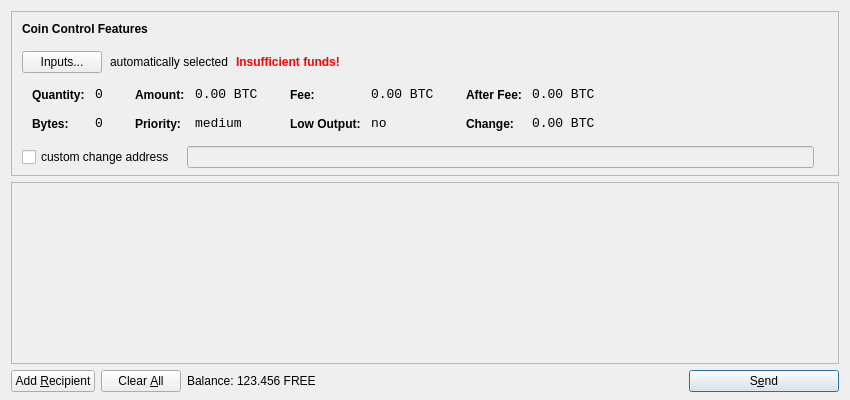
<?xml version="1.0" encoding="UTF-8"?>
<ui version="4.0">
 <class>SendCoinsDialog</class>
 <widget class="QDialog" name="SendCoinsDialog">
  <property name="geometry">
   <rect>
    <x>0</x>
    <y>0</y>
    <width>850</width>
    <height>400</height>
   </rect>
  </property>
  <property name="windowTitle">
   <string>Send Coins</string>
  </property>
  <layout class="QVBoxLayout" name="verticalLayout" stretch="0,1,0">
   <property name="bottomMargin">
    <number>8</number>
   </property>
   <item>
    <widget class="QFrame" name="frameCoinControl">
     <property name="sizePolicy">
      <sizepolicy hsizetype="Expanding" vsizetype="Expanding">
       <horstretch>0</horstretch>
       <verstretch>0</verstretch>
      </sizepolicy>
     </property>
     <property name="maximumSize">
      <size>
       <width>16777215</width>
       <height>16777215</height>
      </size>
     </property>
     <property name="frameShape">
      <enum>QFrame::StyledPanel</enum>
     </property>
     <property name="frameShadow">
      <enum>QFrame::Sunken</enum>
     </property>
     <layout class="QVBoxLayout" name="verticalLayoutCoinControl2">
      <property name="spacing">
       <number>-1</number>
      </property>
      <property name="leftMargin">
       <number>0</number>
      </property>
      <property name="topMargin">
       <number>0</number>
      </property>
      <property name="rightMargin">
       <number>0</number>
      </property>
      <property name="bottomMargin">
       <number>6</number>
      </property>
      <item>
       <layout class="QVBoxLayout" name="verticalLayoutCoinControl" stretch="0,0,0,0,1">
        <property name="spacing">
         <number>0</number>
        </property>
        <property name="leftMargin">
         <number>10</number>
        </property>
        <property name="topMargin">
         <number>10</number>
        </property>
        <item>
         <layout class="QHBoxLayout" name="horizontalLayoutCoinControl1">
          <property name="bottomMargin">
           <number>15</number>
          </property>
          <item>
           <widget class="QLabel" name="labelCoinControlFeatures">
            <property name="sizePolicy">
             <sizepolicy hsizetype="Preferred" vsizetype="Maximum">
              <horstretch>0</horstretch>
              <verstretch>0</verstretch>
             </sizepolicy>
            </property>
            <property name="font">
             <font>
              <weight>75</weight>
              <bold>true</bold>
             </font>
            </property>
            <property name="styleSheet">
             <string notr="true">font-weight:bold;</string>
            </property>
            <property name="text">
             <string>Coin Control Features</string>
            </property>
           </widget>
          </item>
         </layout>
        </item>
        <item>
         <layout class="QHBoxLayout" name="horizontalLayoutCoinControl2" stretch="0,0,0,0">
          <property name="spacing">
           <number>8</number>
          </property>
          <property name="bottomMargin">
           <number>10</number>
          </property>
          <item>
           <widget class="QPushButton" name="pushButtonCoinControl">
            <property name="styleSheet">
             <string notr="true"/>
            </property>
            <property name="text">
             <string>Inputs...</string>
            </property>
           </widget>
          </item>
          <item>
           <widget class="QLabel" name="labelCoinControlAutomaticallySelected">
            <property name="text">
             <string>automatically selected</string>
            </property>
            <property name="margin">
             <number>5</number>
            </property>
           </widget>
          </item>
          <item>
           <widget class="QLabel" name="labelCoinControlInsuffFunds">
            <property name="font">
             <font>
              <weight>75</weight>
              <bold>true</bold>
             </font>
            </property>
            <property name="styleSheet">
             <string notr="true">color:red;font-weight:bold;</string>
            </property>
            <property name="text">
             <string>Insufficient funds!</string>
            </property>
            <property name="margin">
             <number>5</number>
            </property>
           </widget>
          </item>
          <item>
           <spacer name="horizontalSpacerCoinControl">
            <property name="orientation">
             <enum>Qt::Horizontal</enum>
            </property>
            <property name="sizeHint" stdset="0">
             <size>
              <width>40</width>
              <height>1</height>
             </size>
            </property>
           </spacer>
          </item>
         </layout>
        </item>
        <item>
         <widget class="QWidget" name="widgetCoinControl" native="true">
          <property name="sizePolicy">
           <sizepolicy hsizetype="Preferred" vsizetype="Preferred">
            <horstretch>0</horstretch>
            <verstretch>0</verstretch>
           </sizepolicy>
          </property>
          <property name="minimumSize">
           <size>
            <width>0</width>
            <height>0</height>
           </size>
          </property>
          <property name="styleSheet">
           <string notr="true"/>
          </property>
          <layout class="QHBoxLayout" name="horizontalLayoutCoinControl5">
           <property name="margin">
            <number>0</number>
           </property>
           <item>
            <layout class="QHBoxLayout" name="horizontalLayoutCoinControl3" stretch="0,0,0,1">
             <property name="spacing">
              <number>20</number>
             </property>
             <property name="topMargin">
              <number>0</number>
             </property>
             <property name="bottomMargin">
              <number>10</number>
             </property>
             <item>
              <layout class="QFormLayout" name="formLayoutCoinControl1">
               <property name="horizontalSpacing">
                <number>10</number>
               </property>
               <property name="verticalSpacing">
                <number>14</number>
               </property>
               <property name="leftMargin">
                <number>10</number>
               </property>
               <property name="topMargin">
                <number>4</number>
               </property>
               <property name="rightMargin">
                <number>6</number>
               </property>
               <item row="0" column="0">
                <widget class="QLabel" name="labelCoinControlQuantityText">
                 <property name="styleSheet">
                  <string notr="true">font-weight:bold;</string>
                 </property>
                 <property name="text">
                  <string>Quantity:</string>
                 </property>
                 <property name="margin">
                  <number>0</number>
                 </property>
                </widget>
               </item>
               <item row="0" column="1">
                <widget class="QLabel" name="labelCoinControlQuantity">
                 <property name="font">
                  <font>
                   <family>Monospace</family>
                   <pointsize>10</pointsize>
                  </font>
                 </property>
                 <property name="cursor">
                  <cursorShape>IBeamCursor</cursorShape>
                 </property>
                 <property name="contextMenuPolicy">
                  <enum>Qt::ActionsContextMenu</enum>
                 </property>
                 <property name="text">
                  <string notr="true">0</string>
                 </property>
                 <property name="margin">
                  <number>0</number>
                 </property>
                 <property name="textInteractionFlags">
                  <set>Qt::LinksAccessibleByMouse|Qt::TextSelectableByKeyboard|Qt::TextSelectableByMouse</set>
                 </property>
                </widget>
               </item>
               <item row="1" column="0">
                <widget class="QLabel" name="labelCoinControlBytesText">
                 <property name="styleSheet">
                  <string notr="true">font-weight:bold;</string>
                 </property>
                 <property name="text">
                  <string>Bytes:</string>
                 </property>
                </widget>
               </item>
               <item row="1" column="1">
                <widget class="QLabel" name="labelCoinControlBytes">
                 <property name="font">
                  <font>
                   <family>Monospace</family>
                   <pointsize>10</pointsize>
                  </font>
                 </property>
                 <property name="cursor">
                  <cursorShape>IBeamCursor</cursorShape>
                 </property>
                 <property name="contextMenuPolicy">
                  <enum>Qt::ActionsContextMenu</enum>
                 </property>
                 <property name="text">
                  <string notr="true">0</string>
                 </property>
                 <property name="textInteractionFlags">
                  <set>Qt::LinksAccessibleByMouse|Qt::TextSelectableByKeyboard|Qt::TextSelectableByMouse</set>
                 </property>
                </widget>
               </item>
              </layout>
             </item>
             <item>
              <layout class="QFormLayout" name="formLayoutCoinControl2">
               <property name="horizontalSpacing">
                <number>10</number>
               </property>
               <property name="verticalSpacing">
                <number>14</number>
               </property>
               <property name="leftMargin">
                <number>6</number>
               </property>
               <property name="topMargin">
                <number>4</number>
               </property>
               <property name="rightMargin">
                <number>6</number>
               </property>
               <item row="0" column="0">
                <widget class="QLabel" name="labelCoinControlAmountText">
                 <property name="styleSheet">
                  <string notr="true">font-weight:bold;</string>
                 </property>
                 <property name="text">
                  <string>Amount:</string>
                 </property>
                 <property name="margin">
                  <number>0</number>
                 </property>
                </widget>
               </item>
               <item row="0" column="1">
                <widget class="QLabel" name="labelCoinControlAmount">
                 <property name="font">
                  <font>
                   <family>Monospace</family>
                   <pointsize>10</pointsize>
                  </font>
                 </property>
                 <property name="cursor">
                  <cursorShape>IBeamCursor</cursorShape>
                 </property>
                 <property name="contextMenuPolicy">
                  <enum>Qt::ActionsContextMenu</enum>
                 </property>
                 <property name="text">
                  <string notr="true">0.00 BTC</string>
                 </property>
                 <property name="textInteractionFlags">
                  <set>Qt::LinksAccessibleByMouse|Qt::TextSelectableByKeyboard|Qt::TextSelectableByMouse</set>
                 </property>
                </widget>
               </item>
               <item row="1" column="0">
                <widget class="QLabel" name="labelCoinControlPriorityText">
                 <property name="styleSheet">
                  <string notr="true">font-weight:bold;</string>
                 </property>
                 <property name="text">
                  <string>Priority:</string>
                 </property>
                </widget>
               </item>
               <item row="1" column="1">
                <widget class="QLabel" name="labelCoinControlPriority">
                 <property name="font">
                  <font>
                   <family>Monospace</family>
                   <pointsize>10</pointsize>
                  </font>
                 </property>
                 <property name="cursor">
                  <cursorShape>IBeamCursor</cursorShape>
                 </property>
                 <property name="contextMenuPolicy">
                  <enum>Qt::ActionsContextMenu</enum>
                 </property>
                 <property name="text">
                  <string>medium</string>
                 </property>
                 <property name="textInteractionFlags">
                  <set>Qt::LinksAccessibleByMouse|Qt::TextSelectableByKeyboard|Qt::TextSelectableByMouse</set>
                 </property>
                </widget>
               </item>
              </layout>
             </item>
             <item>
              <layout class="QFormLayout" name="formLayoutCoinControl3">
               <property name="horizontalSpacing">
                <number>10</number>
               </property>
               <property name="verticalSpacing">
                <number>14</number>
               </property>
               <property name="leftMargin">
                <number>6</number>
               </property>
               <property name="topMargin">
                <number>4</number>
               </property>
               <property name="rightMargin">
                <number>6</number>
               </property>
               <item row="0" column="0">
                <widget class="QLabel" name="labelCoinControlFeeText">
                 <property name="styleSheet">
                  <string notr="true">font-weight:bold;</string>
                 </property>
                 <property name="text">
                  <string>Fee:</string>
                 </property>
                 <property name="margin">
                  <number>0</number>
                 </property>
                </widget>
               </item>
               <item row="0" column="1">
                <widget class="QLabel" name="labelCoinControlFee">
                 <property name="font">
                  <font>
                   <family>Monospace</family>
                   <pointsize>10</pointsize>
                  </font>
                 </property>
                 <property name="cursor">
                  <cursorShape>IBeamCursor</cursorShape>
                 </property>
                 <property name="contextMenuPolicy">
                  <enum>Qt::ActionsContextMenu</enum>
                 </property>
                 <property name="text">
                  <string notr="true">0.00 BTC</string>
                 </property>
                 <property name="textInteractionFlags">
                  <set>Qt::LinksAccessibleByMouse|Qt::TextSelectableByKeyboard|Qt::TextSelectableByMouse</set>
                 </property>
                </widget>
               </item>
               <item row="1" column="0">
                <widget class="QLabel" name="labelCoinControlLowOutputText">
                 <property name="styleSheet">
                  <string notr="true">font-weight:bold;</string>
                 </property>
                 <property name="text">
                  <string>Low Output:</string>
                 </property>
                </widget>
               </item>
               <item row="1" column="1">
                <widget class="QLabel" name="labelCoinControlLowOutput">
                 <property name="font">
                  <font>
                   <family>Monospace</family>
                   <pointsize>10</pointsize>
                  </font>
                 </property>
                 <property name="cursor">
                  <cursorShape>IBeamCursor</cursorShape>
                 </property>
                 <property name="contextMenuPolicy">
                  <enum>Qt::ActionsContextMenu</enum>
                 </property>
                 <property name="text">
                  <string>no</string>
                 </property>
                 <property name="textInteractionFlags">
                  <set>Qt::LinksAccessibleByMouse|Qt::TextSelectableByKeyboard|Qt::TextSelectableByMouse</set>
                 </property>
                </widget>
               </item>
              </layout>
             </item>
             <item>
              <layout class="QFormLayout" name="formLayoutCoinControl4">
               <property name="horizontalSpacing">
                <number>10</number>
               </property>
               <property name="verticalSpacing">
                <number>14</number>
               </property>
               <property name="leftMargin">
                <number>6</number>
               </property>
               <property name="topMargin">
                <number>4</number>
               </property>
               <property name="rightMargin">
                <number>6</number>
               </property>
               <item row="0" column="0">
                <widget class="QLabel" name="labelCoinControlAfterFeeText">
                 <property name="styleSheet">
                  <string notr="true">font-weight:bold;</string>
                 </property>
                 <property name="text">
                  <string>After Fee:</string>
                 </property>
                 <property name="margin">
                  <number>0</number>
                 </property>
                </widget>
               </item>
               <item row="0" column="1">
                <widget class="QLabel" name="labelCoinControlAfterFee">
                 <property name="font">
                  <font>
                   <family>Monospace</family>
                   <pointsize>10</pointsize>
                  </font>
                 </property>
                 <property name="cursor">
                  <cursorShape>IBeamCursor</cursorShape>
                 </property>
                 <property name="contextMenuPolicy">
                  <enum>Qt::ActionsContextMenu</enum>
                 </property>
                 <property name="text">
                  <string notr="true">0.00 BTC</string>
                 </property>
                 <property name="textInteractionFlags">
                  <set>Qt::LinksAccessibleByMouse|Qt::TextSelectableByKeyboard|Qt::TextSelectableByMouse</set>
                 </property>
                </widget>
               </item>
               <item row="1" column="0">
                <widget class="QLabel" name="labelCoinControlChangeText">
                 <property name="styleSheet">
                  <string notr="true">font-weight:bold;</string>
                 </property>
                 <property name="text">
                  <string>Change:</string>
                 </property>
                </widget>
               </item>
               <item row="1" column="1">
                <widget class="QLabel" name="labelCoinControlChange">
                 <property name="font">
                  <font>
                   <family>Monospace</family>
                   <pointsize>10</pointsize>
                  </font>
                 </property>
                 <property name="cursor">
                  <cursorShape>IBeamCursor</cursorShape>
                 </property>
                 <property name="contextMenuPolicy">
                  <enum>Qt::ActionsContextMenu</enum>
                 </property>
                 <property name="text">
                  <string notr="true">0.00 BTC</string>
                 </property>
                 <property name="textInteractionFlags">
                  <set>Qt::LinksAccessibleByMouse|Qt::TextSelectableByKeyboard|Qt::TextSelectableByMouse</set>
                 </property>
                </widget>
               </item>
              </layout>
             </item>
            </layout>
           </item>
          </layout>
         </widget>
        </item>
        <item>
         <layout class="QHBoxLayout" name="horizontalLayoutCoinControl4" stretch="0,0,0">
          <property name="spacing">
           <number>12</number>
          </property>
          <property name="sizeConstraint">
           <enum>QLayout::SetDefaultConstraint</enum>
          </property>
          <property name="topMargin">
           <number>5</number>
          </property>
          <property name="rightMargin">
           <number>5</number>
          </property>
          <item>
           <widget class="QCheckBox" name="checkBoxCoinControlChange">
            <property name="text">
             <string>custom change address</string>
            </property>
           </widget>
          </item>
          <item>
           <widget class="QLineEdit" name="lineEditCoinControlChange">
            <property name="enabled">
             <bool>false</bool>
            </property>
            <property name="sizePolicy">
             <sizepolicy hsizetype="Expanding" vsizetype="Fixed">
              <horstretch>0</horstretch>
              <verstretch>0</verstretch>
             </sizepolicy>
            </property>
           </widget>
          </item>
          <item>
           <widget class="QLabel" name="labelCoinControlChangeLabel">
            <property name="sizePolicy">
             <sizepolicy hsizetype="Preferred" vsizetype="Expanding">
              <horstretch>0</horstretch>
              <verstretch>0</verstretch>
             </sizepolicy>
            </property>
            <property name="minimumSize">
             <size>
              <width>0</width>
              <height>0</height>
             </size>
            </property>
            <property name="text">
             <string/>
            </property>
            <property name="margin">
             <number>3</number>
            </property>
           </widget>
          </item>
         </layout>
        </item>
        <item>
         <spacer name="verticalSpacerCoinControl">
          <property name="orientation">
           <enum>Qt::Vertical</enum>
          </property>
          <property name="sizeHint" stdset="0">
           <size>
            <width>800</width>
            <height>1</height>
           </size>
          </property>
         </spacer>
        </item>
       </layout>
      </item>
     </layout>
    </widget>
   </item>
   <item>
    <widget class="QScrollArea" name="scrollArea">
     <property name="widgetResizable">
      <bool>true</bool>
     </property>
     <widget class="QWidget" name="scrollAreaWidgetContents">
      <property name="geometry">
       <rect>
        <x>0</x>
        <y>0</y>
        <width>830</width>
        <height>165</height>
       </rect>
      </property>
      <layout class="QVBoxLayout" name="verticalLayout_2">
       <property name="margin">
        <number>0</number>
       </property>
       <item>
        <layout class="QVBoxLayout" name="entries">
         <property name="spacing">
          <number>6</number>
         </property>
        </layout>
       </item>
       <item>
        <spacer name="verticalSpacer">
         <property name="orientation">
          <enum>Qt::Vertical</enum>
         </property>
         <property name="sizeHint" stdset="0">
          <size>
           <width>20</width>
           <height>40</height>
          </size>
         </property>
        </spacer>
       </item>
      </layout>
     </widget>
    </widget>
   </item>
   <item>
    <layout class="QHBoxLayout" name="horizontalLayout">
     <item>
      <widget class="QPushButton" name="addButton">
       <property name="toolTip">
        <string>Send to multiple recipients at once</string>
       </property>
       <property name="text">
        <string>Add &amp;Recipient</string>
       </property>
       <property name="icon">
        <iconset resource="../bitcoin.qrc">
         <normaloff>:/icons/add</normaloff>:/icons/add</iconset>
       </property>
       <property name="autoDefault">
        <bool>false</bool>
       </property>
      </widget>
     </item>
     <item>
      <widget class="QPushButton" name="clearButton">
       <property name="sizePolicy">
        <sizepolicy hsizetype="Minimum" vsizetype="Fixed">
         <horstretch>0</horstretch>
         <verstretch>0</verstretch>
        </sizepolicy>
       </property>
       <property name="toolTip">
        <string>Remove all transaction fields</string>
       </property>
       <property name="text">
        <string>Clear &amp;All</string>
       </property>
       <property name="icon">
        <iconset resource="../bitcoin.qrc">
         <normaloff>:/icons/remove</normaloff>:/icons/remove</iconset>
       </property>
       <property name="autoRepeatDelay">
        <number>300</number>
       </property>
       <property name="autoDefault">
        <bool>false</bool>
       </property>
      </widget>
     </item>
     <item>
      <layout class="QHBoxLayout" name="horizontalLayout_2">
       <property name="spacing">
        <number>3</number>
       </property>
       <item>
        <widget class="QLabel" name="label">
         <property name="text">
          <string>Balance:</string>
         </property>
        </widget>
       </item>
       <item>
        <widget class="QLabel" name="labelBalance">
         <property name="cursor">
          <cursorShape>IBeamCursor</cursorShape>
         </property>
         <property name="text">
          <string>123.456 FREE</string>
         </property>
         <property name="textInteractionFlags">
          <set>Qt::LinksAccessibleByMouse|Qt::TextSelectableByKeyboard|Qt::TextSelectableByMouse</set>
         </property>
        </widget>
       </item>
      </layout>
     </item>
     <item>
      <spacer name="horizontalSpacer">
       <property name="orientation">
        <enum>Qt::Horizontal</enum>
       </property>
       <property name="sizeHint" stdset="0">
        <size>
         <width>40</width>
         <height>20</height>
        </size>
       </property>
      </spacer>
     </item>
     <item>
      <widget class="QPushButton" name="sendButton">
       <property name="minimumSize">
        <size>
         <width>150</width>
         <height>0</height>
        </size>
       </property>
       <property name="toolTip">
        <string>Confirm the send action</string>
       </property>
       <property name="text">
        <string>S&amp;end</string>
       </property>
       <property name="icon">
        <iconset resource="../bitcoin.qrc">
         <normaloff>:/icons/send</normaloff>:/icons/send</iconset>
       </property>
       <property name="default">
        <bool>true</bool>
       </property>
      </widget>
     </item>
    </layout>
   </item>
  </layout>
 </widget>
 <resources>
  <include location="../bitcoin.qrc"/>
 </resources>
 <connections/>
</ui>
